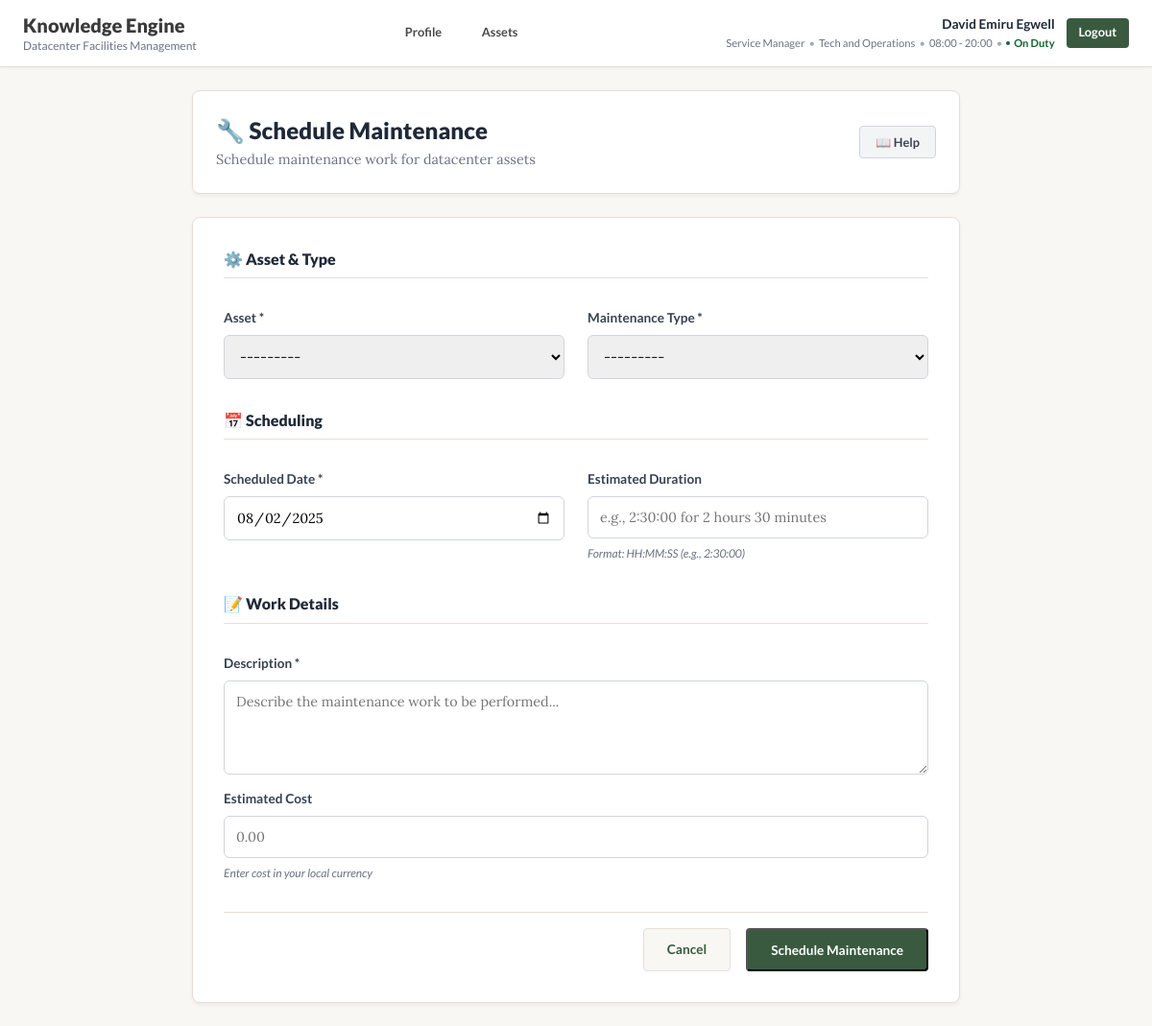
Page /assets/maintenance/schedule/ (signed in) on the committed database.
### users/models.py (models this page shows, shortened)
class CustomUser(AbstractUser):
    id_number = models.CharField(max_length=100, unique=True, help_text="Staff or national identifier")
    full_name = models.CharField(max_length=255, help_text="Employee's full name")
    department = models.CharField(max_length=100, help_text="e.g., Facilities, IT, Security")
    designation = models.CharField(max_length=100, help_text="e.g., Lead Engineer, Technician")
    location = models.ForeignKey(
        Location,
        on_delete=models.SET_NULL,
        null=True,
        blank=True,
        help_text="The primary datacenter location for the user"
    )
    shift = models.CharField(max_length=50, help_text="Work shift schedule, e.g., 08:00-20:00")
    on_duty = models.BooleanField(default=False, help_text="Indicates if the user is currently on active duty")
    certifications = models.ManyToManyField(Certification, blank=True, help_text="Data center certification types")
    login_time = models.DateTimeField(null=True, blank=True, help_text="Recorded system login timestamp")
    logout_time = models.DateTimeField(null=True, blank=True, help_text="Recorded system logout timestamp")
    photo = models.ImageField(upload_to='profile_photos/', null=True, blank=True, help_text="Profile photo")

### assets/views.py (the view)
# urls.py: path('maintenance/schedule/', views.maintenance_schedule, name='maintenance_schedule'),
@login_required
def maintenance_schedule(request):
    if request.method == 'POST':
        form = MaintenanceRecordForm(request.POST)
        if form.is_valid():
            maintenance = form.save(commit=False)
            maintenance.scheduled_by = request.user
            maintenance.save()
            AssetLog.objects.create(
                asset=maintenance.asset,
                event_type='maintenance_scheduled',
                description=f'{maintenance.get_maintenance_type_display()} scheduled for {maintenance.scheduled_date}',
                user=request.user
            )
            messages.success(request, f'Maintenance scheduled for {maintenance.asset.asset_tag}.')
            return redirect('asset_detail', asset_tag=maintenance.asset.asset_tag)
    else:
        form = MaintenanceRecordForm()
    context = {
        'form': form,
        'page_title': 'Schedule Maintenance',
    }
    return render(request, 'assets/maintenance_form.html', context)

### assets/models.py (called while the page is built)
    def __str__(self):
        return f"{self.asset_tag} - {self.name}"

### assets/templates/assets/maintenance_form.html (shortened to what this page needs)
{% extends 'base.html' %}
{% load static %}
{% block content %}
<div class="maintenance-form-compact">
    <div class="maintenance-form-header">
        <div class="form-title-section">
            <h1 class="form-title">🔧 {{ page_title }}</h1>
            <p class="form-subtitle">Schedule maintenance work for datacenter assets</p>
        </div>
        <div class="form-actions-header">
            <button type="button" onclick="showHelp()" class="help-btn">📖 Help</button>
        </div>
    </div>
    <div class="maintenance-form-container">
        <form method="post" class="maintenance-form">
            <div class="form-section">
                <h3 class="section-title">⚙️ Asset & Type</h3>
                <div class="form-grid">
                    <div class="form-field">
                        <label for="{{ form.asset.id_for_label }}">Asset *</label>
                        {{ form.asset }}
                    </div>
                    <div class="form-field">
                        <label for="{{ form.maintenance_type.id_for_label }}">Maintenance Type *</label>
                        {{ form.maintenance_type }}
                    </div>
                </div>
            </div>
            <div class="form-section">
                <h3 class="section-title">📅 Scheduling</h3>
                <div class="form-grid">
                    <div class="form-field">
                        <label for="{{ form.scheduled_date.id_for_label }}">Scheduled Date *</label>
                        {{ form.scheduled_date }}
                    </div>
                    <div class="form-field">
                        <label for="{{ form.estimated_duration.id_for_label }}">Estimated Duration</label>
                        {{ form.estimated_duration }}
                        <div class="field-help">Format: HH:MM:SS (e.g., 2:30:00)</div>
                    </div>
                </div>
            </div>
            <div class="form-section">
                <h3 class="section-title">📝 Work Details</h3>
                <div class="form-field">
                    <label for="{{ form.description.id_for_label }}">Description *</label>
                    {{ form.description }}
                </div>
                <div class="form-field">
                    <label for="{{ form.cost.id_for_label }}">Estimated Cost</label>
                    {{ form.cost }}
                    <div class="field-help">Enter cost in your local currency</div>
                </div>
            </div>
            <div class="form-actions">
                <a href="{% url 'asset_dashboard' %}" class="action-btn secondary">Cancel</a>
                <button type="submit" class="action-btn primary">Schedule Maintenance</button>
            </div>
        </form>
    </div>
</div>
{% endblock %}

### templates/base.html (shortened to what this page needs)
<!DOCTYPE html>
<html lang="en">
<head>
    {% load static %}
    <link rel="stylesheet" href="{% static 'css/style.css' %}">
</head>
<body class="{% block body_class %}{% endblock %}">
    <header class="app-header">
        <div class="header-content">
            <div>
                <h1 class="logo-text">Knowledge Engine</h1>
                <p class="logo-subtext">Datacenter Facilities Management</p>
            </div>
            {% if user.is_authenticated %}
            <div class="nav-links">
                <a href="{% url 'profile' %}" class="nav-link {% if request.resolver_match.url_name == 'profile' %}active{% endif %}">Profile</a>
                <a href="{% url 'asset_dashboard' %}" class="nav-link {% if 'asset' in request.resolver_match.url_name %}active{% endif %}">Assets</a>
            </div>
            <div class="user-info">
                <div class="user-details">
                    <p class="user-name">{{ user.full_name }}</p>
                    <div class="user-meta">
                        <span class="user-designation">{{ user.designation }}</span>
                        <span class="user-separator">•</span>
                        <span class="user-department">{{ user.department }}</span>
                        <span class="user-separator">•</span>
                        <span class="user-shift">{{ user.shift }}</span>
                        <span class="user-separator">•</span>
                        {% if user.on_duty %}
                            <span class="duty-status-nav on-duty">
                                <span class="duty-dot"></span>
                                On Duty
                            </span>
                        {% else %}
                            <span class="duty-status-nav off-duty">
                                <span class="duty-dot"></span>
                                Off Duty
                            </span>
                        {% endif %}
                    </div>
                </div>
                <a href="{% url 'logout' %}" class="logout-button">Logout</a>
            </div>
            {% endif %}
        </div>
    </header>
    <main class="main-container">
        {% block content %}
        {% endblock %}
    </main>
</body>
</html>

### static/css/style.css (style rules this page uses)
body { font-family: 'Lato', sans-serif; background-color: #f8f7f4; color: #4a4a4a; margin: 0; padding: 0; font-size: 14px; line-height: 1.4; }
.app-header { background-color: #ffffff; padding: 0.75rem 1.5rem; border-bottom: 1px solid #eaddd7; box-shadow: 0 1px 3px rgba(0,0,0,0.05); }
.header-content { max-width: 1400px; margin: 0 auto; display: flex; justify-content: space-between; align-items: center; }
.logo-text { font-family: 'Lato', sans-serif; font-weight: 900; font-size: 1.25rem; color: #3a3a3a; margin: 0; }
.logo-subtext { font-size: 0.75rem; color: #6b7280; margin: 0; font-weight: 500; }
.user-info { display: flex; align-items: center; }
.user-details { text-align: right; margin-right: 0.75rem; }
.user-name { font-weight: 700; font-size: 0.85rem; margin: 0 0 0.125rem 0; color: #1f2937; }
.user-meta { display: flex; align-items: center; gap: 0.25rem; font-size: 0.7rem; color: #6b7280; }
.user-designation, .user-department, .user-shift { font-weight: 500; }
.user-separator { opacity: 0.6; }
.duty-status-nav { display: inline-flex; align-items: center; gap: 0.25rem; font-weight: 600; }
.duty-status-nav.on-duty { color: #166534; }
.duty-dot { width: 4px; height: 4px; border-radius: 50%; background-color: currentColor; animation: pulse 2s infinite; }
.logout-button { background-color: #3a5a40; color: white; padding: 0.4rem 0.8rem; border-radius: 0.25rem; text-decoration: none; font-weight: 600; font-size: 0.8rem; transition: background-color 0.2s; }
.main-container { padding: 1.5rem; position: relative; z-index: 1; }
.nav-links { display: flex; gap: 1rem; align-items: center; }
.nav-link { font-family: 'Lato', sans-serif; font-weight: 600; font-size: 0.8rem; color: #4a4a4a; text-decoration: none; padding: 0.4rem 0.8rem; border-radius: 0.25rem; transition: all 0.2s; }
.section-title { font-family: 'Lato', sans-serif; font-weight: 900; font-size: 1rem; color: #1f2937; margin: 0 0 1rem 0; padding-bottom: 0.5rem; border-bottom: 1px solid #eaddd7; display: flex; align-items: center; justify-content: space-between; }
.action-btn { padding: 0.75rem 1.5rem; border-radius: 0.25rem; font-family: 'Lato', sans-serif; font-weight: 600; font-size: 0.85rem; text-decoration: none; transition: all 0.2s; }
.action-btn.primary { background-color: #3a5a40; color: white; }
.action-btn.secondary { background-color: #f8f7f4; color: #3a5a40; border: 1px solid #eaddd7; }
.help-btn { padding: 0.5rem 1rem; background-color: #f3f4f6; color: #374151; border: 1px solid #d1d5db; border-radius: 0.25rem; font-family: 'Lato', sans-serif; font-weight: 600; font-size: 0.8rem; cursor: pointer; transition: all 0.2s; }
.section-title { font-family: 'Lato', sans-serif; font-weight: 900; font-size: 1rem; color: #1f2937; margin: 0 0 1rem 0; padding-bottom: 0.5rem; border-bottom: 1px solid #eaddd7; }
.maintenance-form-compact { max-width: 800px; margin: 0 auto; padding: 0 1.5rem; display: flex; flex-direction: column; gap: 1.5rem; }
.maintenance-form-header { display: grid; grid-template-columns: 1fr auto; gap: 2rem; align-items: center; background-color: #ffffff; padding: 1.5rem; border-radius: 0.5rem; box-shadow: 0 2px 4px rgba(0,0,0,0.05); border: 1px solid #eaddd7; }
.form-title { font-family: 'Lato', sans-serif; font-weight: 900; font-size: 1.5rem; color: #1f2937; margin: 0 0 0.25rem 0; }
.form-subtitle { font-family: 'Lora', serif; font-size: 0.9rem; color: #6b7280; margin: 0; }
.maintenance-form-container { background-color: #ffffff; padding: 2rem; border-radius: 0.5rem; box-shadow: 0 2px 4px rgba(0,0,0,0.05); border: 1px solid #eaddd7; }
.maintenance-form { display: flex; flex-direction: column; gap: 2rem; }
.form-section { display: flex; flex-direction: column; gap: 1rem; }
.form-grid { display: grid; grid-template-columns: 1fr 1fr; gap: 1.5rem; }
.form-field { display: flex; flex-direction: column; gap: 0.5rem; }
.form-field label { font-family: 'Lato', sans-serif; font-weight: 600; font-size: 0.85rem; color: #374151; }
.form-field input, .form-field select, .form-field textarea { padding: 0.75rem; border: 1px solid #d1d5db; border-radius: 0.375rem; font-family: 'Lora', serif; font-size: 0.9rem; transition: border-color 0.2s, box-shadow 0.2s; }
.field-help { font-family: 'Lato', sans-serif; font-size: 0.75rem; color: #6b7280; font-style: italic; }
.form-actions { display: flex; gap: 1rem; justify-content: flex-end; padding-top: 1rem; border-top: 1px solid #eaddd7; }

### rows in the picture
CustomUser: full_name "David Emiru Egwell", designation "Service Manager", department "Tech and Operations", shift "08:00 - 20:00"

### other values in the picture
{{ page_title }} "Schedule Maintenance"
